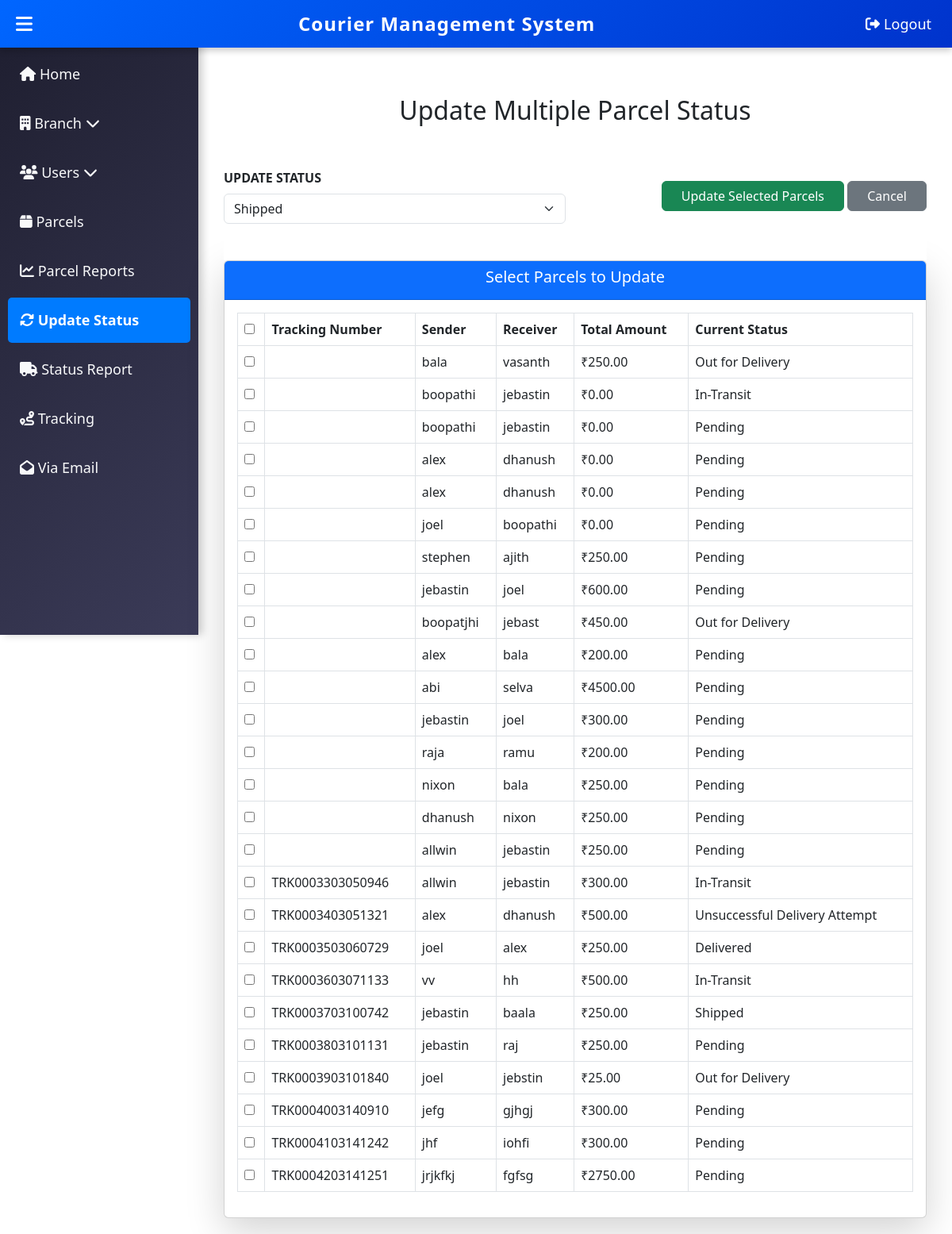
/update_parcel_status.php (signed in), run on the app's committed database.
### tables this page shows
CREATE TABLE `parcels` (
  `id` int(11) NOT NULL,
  `sender_name` varchar(255) NOT NULL,
  `sender_address` text NOT NULL,
  `sender_city` varchar(100) NOT NULL,
  `sender_email` varchar(255) NOT NULL,
  `sender_phone` varchar(15) NOT NULL,
  `sender_pincode` varchar(10) NOT NULL,
  `receiver_name` varchar(255) NOT NULL,
  `receiver_address` text NOT NULL,
  `receiver_city` varchar(100) NOT NULL,
  `receiver_email` varchar(255) NOT NULL,
  `receiver_phone` varchar(15) NOT NULL,
  `receiver_pincode` varchar(10) NOT NULL,
  `from_branch_id` int(11) NOT NULL,
  `to_branch_id` int(11) NOT NULL,
  `total_amount` decimal(10,2) DEFAULT 0.00,
  `created_at` timestamp NOT NULL DEFAULT current_timestamp(),
  `created_by` int(10) UNSIGNED NOT NULL,
  `tracking_number` varchar(20) DEFAULT NULL,
  `status` varchar(50) DEFAULT 'Pending'
);

### update_parcel_status.php (the view, shortened to what this page needs)
<?php
include 'db.php';
include 'maindash.php';
$sql = "SELECT id, tracking_number, sender_name, receiver_name, total_amount, status FROM parcels";
$result = $conn->query($sql);
?>
<!DOCTYPE html>
<html lang="en">
<head>
    <link rel="stylesheet" href="https://cdn.jsdelivr.net/npm/bootstrap@5.3.0/dist/css/bootstrap.min.css">
</head>
<body>
<div class="dashboard-content">
    <div class="container">
    <h2 class="text-center mb-4">Update Multiple Parcel Status</h2>
        <form method="POST">
            <div class="sticky-options">
                <div class="row mb-3">
                    <div class="col-md-6">
                        <label class="form-label fw-bold">UPDATE STATUS</label>
                        <select name="status" class="form-select" required>
                            <option value="Shipped">Shipped</option>
                        </select>
                    </div>
                    <br>
                    <div class="col-md-6 text-end mt-3">
                        <button type="submit" class="btn btn-success px-4">Update Selected Parcels</button>
                        <a href="parsel_report.php" class="btn btn-secondary px-4">Cancel</a>
                    </div>
                </div>
            </div>
            <div class="card shadow-lg">
                <div class="card-header bg-primary text-white text-center">
                    <h5>Select Parcels to Update</h5>
                </div>
                <div class="card-body">
                    <table class="table table-bordered table-hover">
                        <thead>
                            <tr>
                                <th><input type="checkbox" id="selectAll"></th>
                                <th>Tracking Number</th>
                                <th>Sender</th>
                                <th>Receiver</th>
                                <th>Total Amount</th>
                                <th>Current Status</th>
                            </tr>
                        </thead>
                        <tbody>
                            <?php while ($parcel = $result->fetch_assoc()) { ?>
                                <tr>
                                    <td><input type="checkbox" name="parcel_ids[]" value="<?= $parcel['id']; ?>"></td>
                                    <td><?= $parcel['tracking_number']; ?></td>
                                    <td><?= $parcel['sender_name']; ?></td>
                                    <td><?= $parcel['receiver_name']; ?></td>
                                    <td>₹<?= $parcel['total_amount']; ?></td>
                                    <td><?= $parcel['status']; ?></td>
                                </tr>
                            <?php } ?>
                        </tbody>
                    </table>
                </div>
            </div>
        </form>
    </div>
</div>
</body>
</html>

### update_parcel_status.php (style rules this page uses)
.dashboard-content { margin-top: 100px; margin-left: 250px; padding: 20px; transition: all 0.3s ease-in-out; }
.sticky-options { position: sticky; top: 0; background: white; z-index: 100; padding: 30px 0; }

### data on the page
parcels: sender_name "bala", receiver_name "vasanth", total_amount "250.00", status "Out for Delivery"
parcels: sender_name "boopathi", receiver_name "jebastin", total_amount "0.00", status "In-Transit"
parcels: sender_name "boopathi", receiver_name "jebastin", total_amount "0.00", status "Pending"
parcels: sender_name "alex", receiver_name "dhanush", total_amount "0.00", status "Pending"
parcels: sender_name "alex", receiver_name "dhanush", total_amount "0.00", status "Pending"
parcels: sender_name "joel", receiver_name "boopathi", total_amount "0.00", status "Pending"
parcels: sender_name "stephen", receiver_name "ajith", total_amount "250.00", status "Pending"
parcels: sender_name "jebastin", receiver_name "joel", total_amount "600.00", status "Pending"
parcels: sender_name "boopatjhi", receiver_name "jebast", total_amount "450.00", status "Out for Delivery"
parcels: sender_name "alex", receiver_name "bala", total_amount "200.00", status "Pending"
parcels: sender_name "abi", receiver_name "selva", total_amount "4500.00", status "Pending"
parcels: sender_name "jebastin", receiver_name "joel", total_amount "300.00", status "Pending"
parcels: sender_name "raja", receiver_name "ramu", total_amount "200.00", status "Pending"
parcels: sender_name "nixon", receiver_name "bala", total_amount "250.00", status "Pending"
parcels: sender_name "dhanush", receiver_name "nixon", total_amount "250.00", status "Pending"
parcels: sender_name "allwin", receiver_name "jebastin", total_amount "250.00", status "Pending"
parcels: tracking_number "TRK0003303050946", sender_name "allwin", receiver_name "jebastin", total_amount "300.00", status "In-Transit"
parcels: tracking_number "TRK0003403051321", sender_name "alex", receiver_name "dhanush", total_amount "500.00", status "Unsuccessful Delivery Attempt"
parcels: tracking_number "TRK0003503060729", sender_name "joel", receiver_name "alex", total_amount "250.00", status "Delivered"
parcels: tracking_number "TRK0003603071133", sender_name "vv", receiver_name "hh", total_amount "500.00", status "In-Transit"
parcels: tracking_number "TRK0003703100742", sender_name "jebastin", receiver_name "baala", total_amount "250.00", status "Shipped"
parcels: tracking_number "TRK0003803101131", sender_name "jebastin", receiver_name "raj", total_amount "250.00", status "Pending"
parcels: tracking_number "TRK0003903101840", sender_name "joel", receiver_name "jebstin", total_amount "25.00", status "Out for Delivery"
parcels: tracking_number "TRK0004003140910", sender_name "jefg", receiver_name "gjhgj", total_amount "300.00", status "Pending"
parcels: tracking_number "TRK0004103141242", sender_name "jhf", receiver_name "iohfi", total_amount "300.00", status "Pending"
parcels: tracking_number "TRK0004203141251", sender_name "jrjkfkj", receiver_name "fgfsg", total_amount "2750.00", status "Pending"
